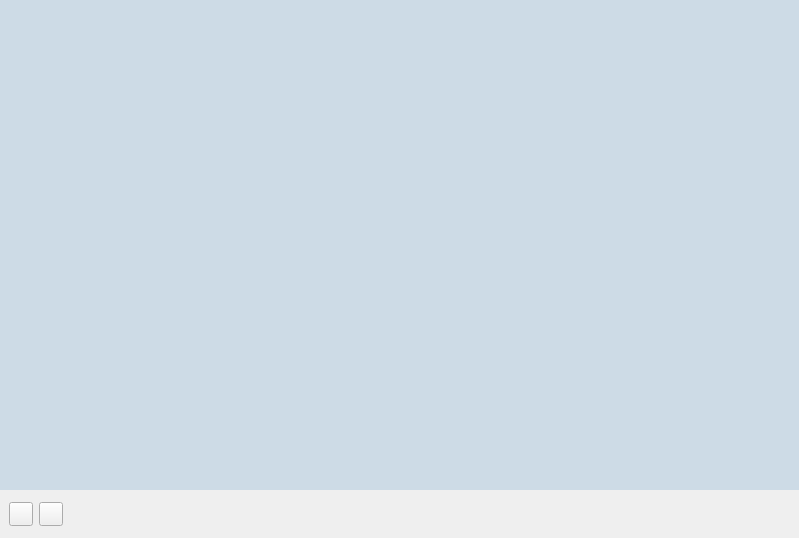
<?xml version="1.0" encoding="UTF-8"?>
<ui version="4.0">
 <class>BucketWallClass</class>
 <widget class="QWidget" name="BucketWallClass">
  <property name="geometry">
   <rect>
    <x>0</x>
    <y>0</y>
    <width>799</width>
    <height>538</height>
   </rect>
  </property>
  <property name="windowTitle">
   <string>Form</string>
  </property>
  <property name="styleSheet">
   <string notr="true">QWidget#__container{
	background-color: #cddbe6;
}


QPushButton#__btnPlayAudio
{
	border-image: url(:/pluginBucket/buttons/img/play_normal.png);
}
QPushButton#__btnPlayAudio:pressed
{
	border-image: url(:/pluginBucket/buttons/img/play_down.png);
}

QPushButton#__btnStopAudio
{
	border-image: url(:/pluginBucket/buttons/img/stop_normal.png);
}
QPushButton#__btnStopAudio:pressed
{
	border-image: url(:/pluginBucket/buttons/img/stop_down.png);
}


QWidget#toolbar{
	background-color: rgb(50, 50, 50);
}


QScrollBar:vertical {
     border: 0;
     background: #cddbe6;
     width: 5px;
 }
 QScrollBar::handle:vertical {
     background: #06447f;
     min-height: 20px;
 }</string>
  </property>
  <layout class="QVBoxLayout" name="verticalLayout">
   <property name="spacing">
    <number>0</number>
   </property>
   <property name="leftMargin">
    <number>0</number>
   </property>
   <property name="topMargin">
    <number>0</number>
   </property>
   <property name="rightMargin">
    <number>0</number>
   </property>
   <property name="bottomMargin">
    <number>0</number>
   </property>
   <item>
    <widget class="QScrollArea" name="scrollArea">
     <property name="frameShape">
      <enum>QFrame::NoFrame</enum>
     </property>
     <property name="horizontalScrollBarPolicy">
      <enum>Qt::ScrollBarAlwaysOff</enum>
     </property>
     <property name="widgetResizable">
      <bool>true</bool>
     </property>
     <widget class="QWidget" name="__container">
      <property name="geometry">
       <rect>
        <x>0</x>
        <y>0</y>
        <width>799</width>
        <height>490</height>
       </rect>
      </property>
      <property name="accessibleName">
       <string notr="true">color:000000</string>
      </property>
     </widget>
    </widget>
   </item>
   <item>
    <widget class="QWidget" name="__toolbar" native="true">
     <property name="minimumSize">
      <size>
       <width>0</width>
       <height>48</height>
      </size>
     </property>
     <property name="maximumSize">
      <size>
       <width>16777215</width>
       <height>48</height>
      </size>
     </property>
     <layout class="QHBoxLayout" name="horizontalLayout_4">
      <property name="leftMargin">
       <number>9</number>
      </property>
      <property name="topMargin">
       <number>0</number>
      </property>
      <property name="rightMargin">
       <number>9</number>
      </property>
      <property name="bottomMargin">
       <number>0</number>
      </property>
      <item>
       <widget class="QPushButton" name="__btnPlayAudio">
        <property name="minimumSize">
         <size>
          <width>24</width>
          <height>24</height>
         </size>
        </property>
        <property name="maximumSize">
         <size>
          <width>24</width>
          <height>24</height>
         </size>
        </property>
        <property name="text">
         <string/>
        </property>
       </widget>
      </item>
      <item>
       <widget class="QPushButton" name="__btnStopAudio">
        <property name="minimumSize">
         <size>
          <width>24</width>
          <height>24</height>
         </size>
        </property>
        <property name="maximumSize">
         <size>
          <width>24</width>
          <height>24</height>
         </size>
        </property>
        <property name="text">
         <string/>
        </property>
       </widget>
      </item>
      <item>
       <spacer name="spacer">
        <property name="orientation">
         <enum>Qt::Horizontal</enum>
        </property>
        <property name="sizeHint" stdset="0">
         <size>
          <width>663</width>
          <height>20</height>
         </size>
        </property>
       </spacer>
      </item>
     </layout>
    </widget>
   </item>
  </layout>
 </widget>
 <resources>
  <include location="pluginBucket.qrc"/>
 </resources>
 <connections/>
</ui>
